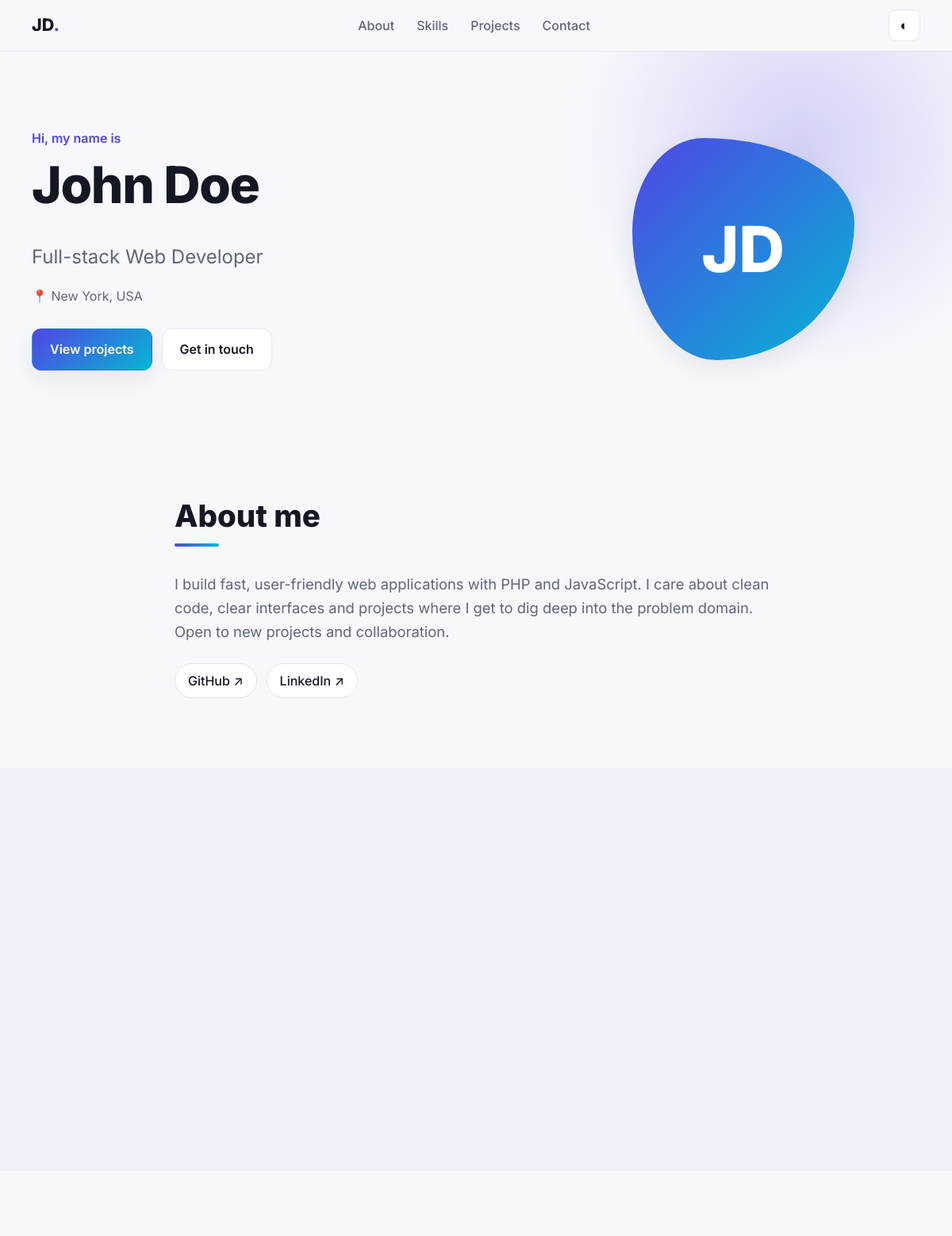
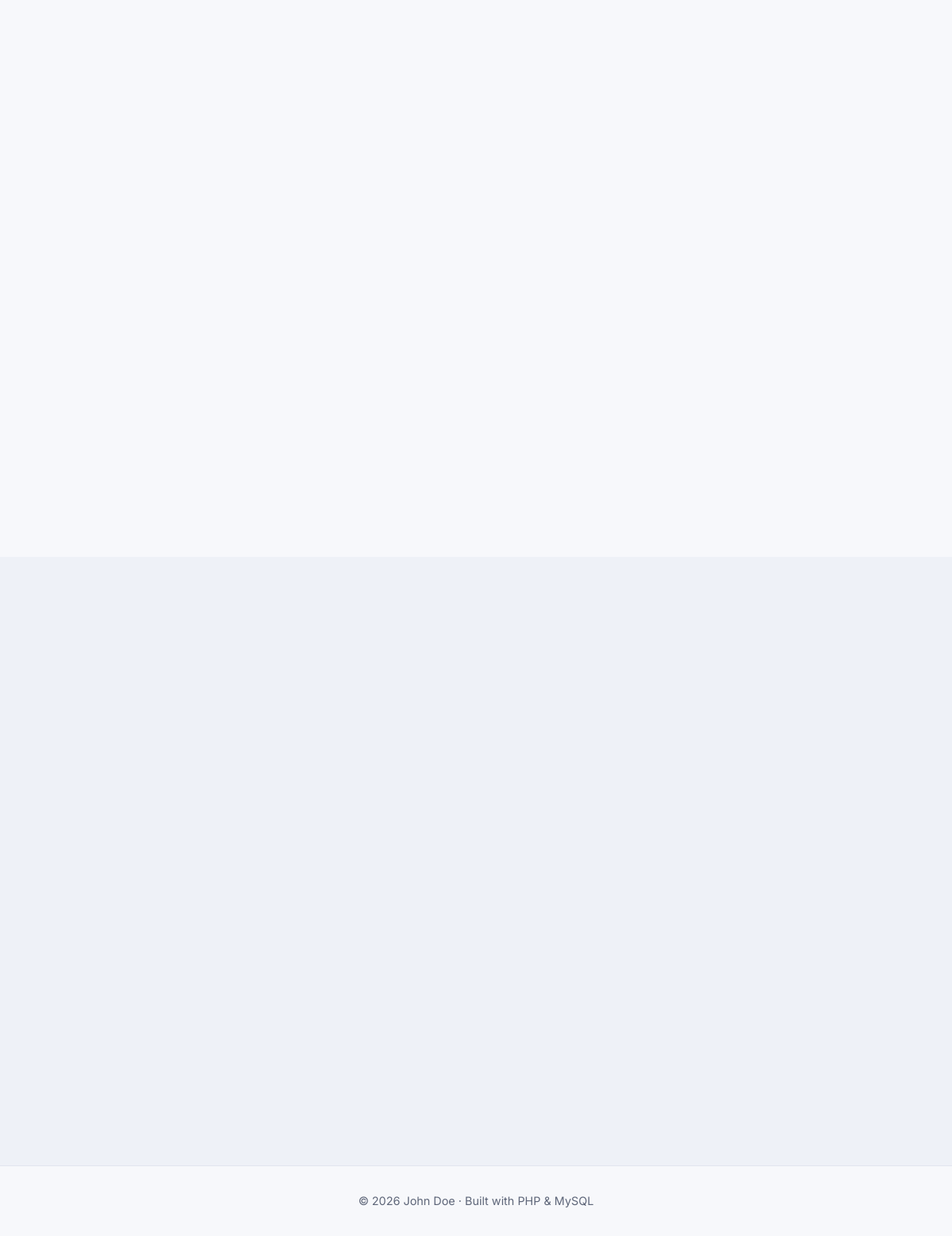
The page / on the database its author committed (2 pictures, top to bottom).
### tables this page shows
CREATE TABLE IF NOT EXISTS profile (
  id          TINYINT UNSIGNED PRIMARY KEY DEFAULT 1,
  full_name   VARCHAR(120) NOT NULL,
  headline    VARCHAR(200) NOT NULL,
  about       TEXT         NOT NULL,
  location    VARCHAR(120) NULL,
  email       VARCHAR(190) NULL,
  github_url  VARCHAR(255) NULL,
  telegram_url VARCHAR(255) NULL,
  linkedin_url VARCHAR(255) NULL,
  avatar_url  VARCHAR(255) NULL,
  updated_at  TIMESTAMP DEFAULT CURRENT_TIMESTAMP ON UPDATE CURRENT_TIMESTAMP
);

### includes/bootstrap.php (called while the page is built, shortened)
<?php
$config = require (is_file(__DIR__ . '/../config.php') ? __DIR__ . '/../config.php' : __DIR__ . '/../config.example.php');
function db(): PDO
{
    static $pdo = null;
    global $config;
    if ($pdo === null) {
        $dsn = sprintf(
            'mysql:host=%s;port=%d;dbname=%s;charset=utf8mb4',
            $config['db_host'], $config['db_port'], $config['db_name']
        );
        try {
            $pdo = new PDO($dsn, $config['db_user'], $config['db_pass'], [
                PDO::ATTR_ERRMODE            => PDO::ERRMODE_EXCEPTION,
                PDO::ATTR_DEFAULT_FETCH_MODE => PDO::FETCH_ASSOC,
                PDO::ATTR_EMULATE_PREPARES   => false,
            ]);
        } catch (PDOException $ex) {
            http_response_code(500);
            $msg = $config['debug'] ? $ex->getMessage() : 'Could not connect to the database.';
            exit('<h1>Database unavailable</h1><p>' . htmlspecialchars($msg) . '</p>');
        }
    }
    return $pdo;
}
function e(mixed $value): string
{
    return htmlspecialchars((string) $value, ENT_QUOTES, 'UTF-8');
}
function safe_url(?string $url): string
{
    $url = trim((string) $url);
    return preg_match('~^https?://~i', $url) ? $url : '';
}
function get_profile(): array
{
    return db()->query('SELECT * FROM profile WHERE id = 1')->fetch() ?: [
        'full_name' => 'Your Name', 'headline' => '', 'about' => '', 'location' => '',
        'email' => '', 'github_url' => '', 'telegram_url' => '', 'linkedin_url' => '', 'avatar_url' => '',
    ];
}
function initials(string $name): string
{
    $parts = preg_split('/\s+/u', trim($name)) ?: [];
    $out = '';
    foreach (array_slice($parts, 0, 2) as $p) {
        $out .= mb_strtoupper(mb_substr($p, 0, 1));
    }
    return $out ?: '?';
}

### index.php (the view, shortened to what this page needs)
<?php
require __DIR__ . '/includes/bootstrap.php';
$profile  = get_profile();
$socials = array_filter([
    'GitHub'   => safe_url($profile['github_url']),
    'Telegram' => safe_url($profile['telegram_url']),
    'LinkedIn' => safe_url($profile['linkedin_url']),
]);
?>
<!doctype html>
<html lang="en">
<head>
  <link rel="stylesheet" href="assets/css/style.css">
</head>
<body>
<header class="nav">
  <div class="container nav__inner">
    <a href="#top" class="nav__logo"><?= e(initials($profile['full_name'])) ?><span>.</span></a>
    <nav class="nav__links" id="navLinks">
      <a href="#about">About</a>
      <a href="#skills">Skills</a>
      <a href="#projects">Projects</a>
      <a href="#contact">Contact</a>
    </nav>
    <div class="nav__actions">
      <button class="icon-btn" id="themeToggle" aria-label="Toggle theme">◐</button>
    </div>
  </div>
</header>
<main id="top">
  <section class="hero">
    <div class="container hero__inner">
      <div class="hero__text reveal">
        <p class="eyebrow">Hi, my name is</p>
        <h1><?= e($profile['full_name']) ?></h1>
        <p class="hero__headline"><?= e($profile['headline']) ?></p>
        <?php if ($profile['location']): ?>
          <p class="muted">📍 <?= e($profile['location']) ?></p>
        <?php endif; ?>
        <div class="hero__cta">
          <a class="btn btn--primary" href="#projects">View projects</a>
          <a class="btn btn--ghost" href="#contact">Get in touch</a>
        </div>
      </div>
      <div class="hero__avatar reveal">
        <?php if (safe_url($profile['avatar_url'])): ?>
          <img src="<?= e($profile['avatar_url']) ?>" alt="<?= e($profile['full_name']) ?>">
        <?php else: ?>
          <div class="avatar-placeholder"><?= e(initials($profile['full_name'])) ?></div>
        <?php endif; ?>
      </div>
    </div>
  </section>
  <section class="section" id="about">
    <div class="container narrow reveal">
      <h2 class="section__title">About me</h2>
      <p class="lead"><?= nl2br(e($profile['about'])) ?></p>
      <?php if ($socials): ?>
        <div class="socials">
          <?php foreach ($socials as $label => $url): ?>
            <a href="<?= e($url) ?>" target="_blank" rel="noopener"><?= e($label) ?> ↗</a>
          <?php endforeach; ?>
        </div>
      <?php endif; ?>
    </div>
  </section>
  <section class="section section--alt" id="skills">
    <div class="container">
      <div class="skills-grid">
      </div>
    </div>
  </section>
  <section class="section" id="projects">
    <div class="container">
      <div class="projects-grid">
      </div>
    </div>
  </section>
  <section class="section section--alt" id="contact">
    <div class="container narrow">
    </div>
  </section>
</main>
<footer class="footer">
  <div class="container">
    © <?= date('Y') ?> <?= e($profile['full_name']) ?> · Built with PHP &amp; MySQL
  </div>
</footer>
</body>
</html>

### assets/css/style.css (style rules this page uses)
:root { --bg: #f7f8fb; --bg-alt: #eef1f7; --surface: #ffffff; --text: #141824; --muted: #5e6679; --border: #e1e5ee; --accent: #4f46e5; --accent-2: #06b6d4; --accent-text: #ffffff; --success: #15803d; --danger: #b91c1c; --shadow: 0 10px 30px rgba(20, 24, 36, .08); --radius: 16px; color-scheme: light; }
*, *::before, *::after { box-sizing: border-box; }
html { scroll-behavior: smooth; scroll-padding-top: 72px; }
body { margin: 0; background: var(--bg); color: var(--text); font: 16px/1.65 "Inter", system-ui, -apple-system, "Segoe UI", sans-serif; -webkit-font-smoothing: antialiased; }
a { color: var(--accent); text-decoration: none; }
h1, h2, h3 { line-height: 1.2; margin: 0 0 .5em; }
.container { width: min(1120px, 100% - 32px); margin-inline: auto; }
.narrow { width: min(760px, 100% - 32px); }
.muted { color: var(--muted); }
.lead { font-size: 1.15rem; color: var(--muted); }
.nav { position: sticky; top: 0; z-index: 50; background: color-mix(in srgb, var(--bg) 82%, transparent); backdrop-filter: blur(12px); border-bottom: 1px solid var(--border); }
.nav__inner { display: flex; align-items: center; justify-content: space-between; height: 64px; gap: 16px; }
.nav__logo { font-weight: 800; font-size: 1.35rem; color: var(--text); }
.nav__logo span { color: var(--accent); }
.nav__links { display: flex; gap: 28px; }
.nav__links a { color: var(--muted); font-weight: 500; }
.nav__actions { display: flex; gap: 8px; }
.icon-btn { width: 40px; height: 40px; border-radius: 10px; border: 1px solid var(--border); background: var(--surface); color: var(--text); font-size: 1.1rem; cursor: pointer; }
.btn { display: inline-flex; align-items: center; justify-content: center; gap: 8px; padding: 12px 22px; border-radius: 12px; font-family: inherit; line-height: inherit; font-weight: 600; font-size: 1rem; border: 1px solid transparent; cursor: pointer; transition: transform .15s, box-shadow .15s; }
.btn--primary { background: linear-gradient(135deg, var(--accent), var(--accent-2)); color: #fff; box-shadow: var(--shadow); }
.btn--ghost { border-color: var(--border); color: var(--text); background: var(--surface); }
.hero { padding: 96px 0 72px; position: relative; overflow: hidden; }
.hero::before { content: ""; position: absolute; inset: -40% -10% auto auto; width: 620px; height: 620px; background: radial-gradient(circle, color-mix(in srgb, var(--accent) 22%, transparent), transparent 65%); pointer-events: none; }
.hero__inner { display: grid; grid-template-columns: 1.4fr 1fr; align-items: center; gap: 48px; position: relative; }
.eyebrow { color: var(--accent); font-weight: 600; margin: 0 0 8px; }
.hero h1 { font-size: clamp(2.4rem, 6vw, 4rem); font-weight: 800; letter-spacing: -.02em; }
.hero__headline { font-size: clamp(1.15rem, 2.4vw, 1.5rem); color: var(--muted); margin: 0 0 8px; }
.hero__cta { display: flex; flex-wrap: wrap; gap: 12px; margin-top: 28px; }
.hero__avatar { justify-self: center; }
.hero__avatar img, .avatar-placeholder { width: 280px; height: 280px; border-radius: 32% 68% 62% 38% / 42% 38% 62% 58%; object-fit: cover; box-shadow: var(--shadow); }
.avatar-placeholder { display: grid; place-items: center; font-size: 5rem; font-weight: 800; color: #fff; background: linear-gradient(135deg, var(--accent), var(--accent-2)); }
.section { padding: 88px 0; }
.section--alt { background: var(--bg-alt); }
.section__title { font-size: clamp(1.8rem, 4vw, 2.4rem); font-weight: 800; margin-bottom: 32px; }
.section__title::after { content: ""; display: block; width: 56px; height: 4px; border-radius: 4px; margin-top: 12px; background: linear-gradient(90deg, var(--accent), var(--accent-2)); }
.socials { display: flex; flex-wrap: wrap; gap: 12px; margin-top: 24px; }
.socials a { padding: 8px 16px; border: 1px solid var(--border); border-radius: 999px; color: var(--text); background: var(--surface); font-weight: 500; }
.skills-grid { display: grid; grid-template-columns: repeat(auto-fit, minmax(260px, 1fr)); gap: 24px; }
.projects-grid { display: grid; grid-template-columns: repeat(auto-fill, minmax(320px, 1fr)); gap: 24px; }
.footer { padding: 32px 0; text-align: center; color: var(--muted); border-top: 1px solid var(--border); font-size: .9rem; }
.js .reveal { opacity: 0; transform: translateY(20px); transition: opacity .6s, transform .6s; }
.js .reveal.is-visible { opacity: 1; transform: none; }

### rows shown on the page
profile: full_name "JD", full_name "John Doe", headline "Full-stack Web Developer", location "New York, USA", about "I build fast, user-friendly web applications with PHP and JavaScript. I care about clean code, clear interfaces and projects where I get to dig deep into the problem domain. Open to new projects and collaboration."

### other values the page prints
$label "GitHub"
$label "LinkedIn"
